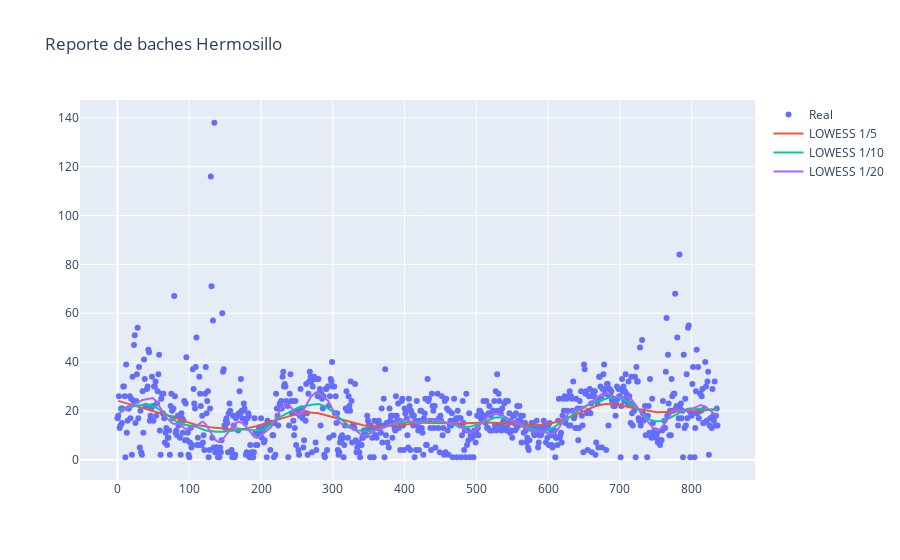

Notebook code for this chart:
### Code cell
lowess = sm.nonparametric.lowess

l1 = lowess(df["size"], df.index, frac=1/5)
l2 = lowess(df["size"], df.index, frac=1/10)
l3 = lowess(df["size"], df.index, frac=1/20)

fig = go.Figure(
).add_scatter(
    x=df.index,
    y=df["size"],
    mode='markers',
    name="Real"
).add_scatter(
    x=df.index[1:],
    y=l1[:,1],
    hovertemplate="%{y:.1f}",
    name="LOWESS 1/5"
).add_scatter(
    x=df.index[1:],    
    y=l2[:,1],
    hovertemplate="%{y:.1f}",
    name="LOWESS 1/10"
).add_scatter(
    x=df.index[1:],
    y=l3[:,1],
    hovertemplate="%{y:.1f}",
    name="LOWESS 1/20"
).update_layout(
    title='Reporte de baches Hermosillo',
    hovermode="x"
).show()

### Figure 1 — Plotly figure (JSON) as saved in the notebook; plotly's stock layout.template omitted (floating-point values rounded to 4 significant figures; data arrays with more than 128 entries replaced by an {"elided": "..."} marker saying what was removed)
{"data": [{"mode": "markers", "name": "Real", "type": "scatter", "x": {"elided": "837 int values"}, "y": {"elided": "837 int values"}}, {"hovertemplate": "%{y:.1f}", "name": "LOWESS 1/5", "type": "scatter", "x": {"elided": "836 int values"}, "y": {"elided": "837 float values"}}, {"hovertemplate": "%{y:.1f}", "name": "LOWESS 1/10", "type": "scatter", "x": {"elided": "836 int values"}, "y": {"elided": "837 float values"}}, {"hovertemplate": "%{y:.1f}", "name": "LOWESS 1/20", "type": "scatter", "x": {"elided": "836 int values"}, "y": {"elided": "837 float values"}}], "layout": {"hovermode": "x", "title": {"text": "Reporte de baches Hermosillo"}}}
